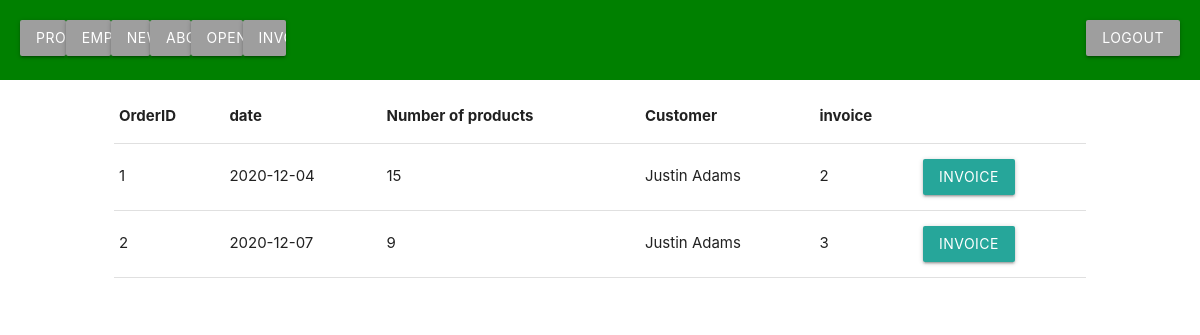
The app's page /invoice/invoice-overview.php (signed in) with its own data.
### tables this page shows
CREATE TABLE `Order` (
    orderID int NOT NULL AUTO_INCREMENT PRIMARY KEY,  
    `date` date NOT NULL,
    numberOfProducts int NOT NULL,
    customer int NOT NULL,
    invoice int NOT NULL,
    FOREIGN KEY (customer) REFERENCES Customer (customerID),
    FOREIGN KEY (invoice) REFERENCES Invoice (InvoiceID)  
);

CREATE TABLE Customer (
    customerID int NOT NULL AUTO_INCREMENT PRIMARY KEY,
    fname varchar(100) NOT NULL,
    lname varchar(100)  NOT NULL,
    pass varchar(255) NOT NULL,
    phonenumber varchar(100) NOT NULL,
    email varchar(100) NOT NULL,
    `address` varchar(100) NOT NULL, 
    postalID int NOT NULL,
    FOREIGN KEY (postalID) REFERENCES PostalCode (zipcodeID)
);

### connection/dbcon.php (called while the page is built)
<?php
function dbCon(){
try {
    $userReal = "jonaskp_dk";
    $passReal = "B4tt3ryH0rs3";
    $dbCon = new PDO('mysql:host=mysql37.unoeuro.com;dbname=jonaskp_dk_db;charset=utf8', $userReal, $passReal);
    $dbCon->setAttribute(PDO::ATTR_ERRMODE, PDO::ERRMODE_EXCEPTION);
    return $dbCon;
} catch (PDOException $err) {
    echo "Error!: " . $err->getMessage() . "<br/>";
    die();
}}

### invoice/invoice-overview.php (the view)
<?php require_once "../connection/dbcon.php";
require "../admin/adminHeader.php";
$query = dbCon()->prepare("SELECT o.*, c.fname, c.lname FROM `Order` o,Customer c WHERE o.customer = c.customerID");
$query->execute();
$getOrder = $query->fetchAll();
?>
        <div class="row">
            <div class="row">
                <table class="highlight">
                    <thead>
                        <tr>
                            <th>OrderID</th>
                            <th>date</th>
                            <th>Number of products</th>
                            <th>Customer</th>
                            <th>invoice</th>
                        </tr>
                    </thead>
                    <tbody>
                        <?php
                        foreach ($getOrder as $getOrders) {
                            echo "<tr>
                            <td>" . $getOrders['orderID'] . "</td>
                            <td>" . $getOrders['date'] . "</td>
                            <td>" . $getOrders['numberOfProducts'] . "</td>
                            <td>" . $getOrders['fname'] . " " . $getOrders['lname'] . "</td>
                            <td>" . $getOrders['invoice'] . "</td>";
                            echo '<td><a href="invoice-data.php?ID=' . $getOrders['invoice'] . '" class="waves-effect waves-light btn" ">Invoice</a></td>';
                            echo "</tr>";
                        }
                        ?>
                        </tbody>
                </table>

### css/style.css (style rules this page uses)
.row { padding: 5px 5% !important; }

### records on screen
order: orderID "1", date "2020-12-04", numberOfProducts "15", customer.fname "Justin", customer.lname "Adams", invoice "2"
order: orderID "2", date "2020-12-07", numberOfProducts "9", customer.fname "Justin", customer.lname "Adams", invoice "3"
